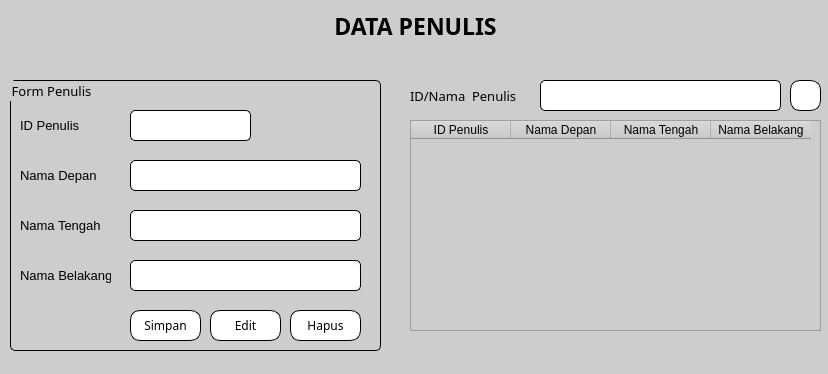
<?xml version="1.0" encoding="UTF-8"?>
<ui version="4.0">
 <class>Dialog</class>
 <widget class="QDialog" name="Dialog">
  <property name="geometry">
   <rect>
    <x>0</x>
    <y>0</y>
    <width>828</width>
    <height>374</height>
   </rect>
  </property>
  <property name="windowTitle">
   <string>Dialog</string>
  </property>
  <property name="styleSheet">
   <string notr="true">background-color: rgb(205, 205, 205);</string>
  </property>
  <widget class="QLabel" name="label">
   <property name="geometry">
    <rect>
     <x>10</x>
     <y>0</y>
     <width>811</width>
     <height>51</height>
    </rect>
   </property>
   <property name="font">
    <font>
     <family>Century Gothic</family>
     <pointsize>17</pointsize>
     <weight>75</weight>
     <bold>true</bold>
    </font>
   </property>
   <property name="styleSheet">
    <string notr="true"/>
   </property>
   <property name="text">
    <string>DATA PENULIS</string>
   </property>
   <property name="alignment">
    <set>Qt::AlignCenter</set>
   </property>
  </widget>
  <widget class="QGroupBox" name="groupBox">
   <property name="geometry">
    <rect>
     <x>10</x>
     <y>80</y>
     <width>371</width>
     <height>271</height>
    </rect>
   </property>
   <property name="font">
    <font>
     <family>Century Gothic</family>
     <pointsize>10</pointsize>
    </font>
   </property>
   <property name="styleSheet">
    <string notr="true">border: 1px solid black;
border-radius: 5px;</string>
   </property>
   <property name="title">
    <string>Form Penulis</string>
   </property>
   <widget class="QLabel" name="label_2">
    <property name="geometry">
     <rect>
      <x>10</x>
      <y>30</y>
      <width>91</width>
      <height>31</height>
     </rect>
    </property>
    <property name="font">
     <font>
      <pointsize>10</pointsize>
     </font>
    </property>
    <property name="styleSheet">
     <string notr="true">border: none</string>
    </property>
    <property name="text">
     <string>ID Penulis</string>
    </property>
    <property name="alignment">
     <set>Qt::AlignLeading|Qt::AlignLeft|Qt::AlignVCenter</set>
    </property>
   </widget>
   <widget class="QLabel" name="label_3">
    <property name="geometry">
     <rect>
      <x>10</x>
      <y>80</y>
      <width>91</width>
      <height>31</height>
     </rect>
    </property>
    <property name="font">
     <font>
      <pointsize>10</pointsize>
     </font>
    </property>
    <property name="styleSheet">
     <string notr="true">border: none</string>
    </property>
    <property name="text">
     <string>Nama Depan</string>
    </property>
    <property name="alignment">
     <set>Qt::AlignLeading|Qt::AlignLeft|Qt::AlignVCenter</set>
    </property>
   </widget>
   <widget class="QLabel" name="label_4">
    <property name="geometry">
     <rect>
      <x>10</x>
      <y>130</y>
      <width>91</width>
      <height>31</height>
     </rect>
    </property>
    <property name="font">
     <font>
      <pointsize>10</pointsize>
     </font>
    </property>
    <property name="styleSheet">
     <string notr="true">border: none</string>
    </property>
    <property name="text">
     <string>Nama Tengah</string>
    </property>
    <property name="alignment">
     <set>Qt::AlignLeading|Qt::AlignLeft|Qt::AlignVCenter</set>
    </property>
   </widget>
   <widget class="QLabel" name="label_5">
    <property name="geometry">
     <rect>
      <x>10</x>
      <y>180</y>
      <width>91</width>
      <height>31</height>
     </rect>
    </property>
    <property name="font">
     <font>
      <pointsize>10</pointsize>
     </font>
    </property>
    <property name="styleSheet">
     <string notr="true">border: none</string>
    </property>
    <property name="text">
     <string>Nama Belakang</string>
    </property>
    <property name="alignment">
     <set>Qt::AlignLeading|Qt::AlignLeft|Qt::AlignVCenter</set>
    </property>
   </widget>
   <widget class="QLineEdit" name="editID">
    <property name="geometry">
     <rect>
      <x>120</x>
      <y>30</y>
      <width>121</width>
      <height>31</height>
     </rect>
    </property>
    <property name="font">
     <font>
      <family>Century Gothic</family>
      <pointsize>10</pointsize>
     </font>
    </property>
    <property name="styleSheet">
     <string notr="true">background-color: rgb(255, 255, 255);</string>
    </property>
   </widget>
   <widget class="QLineEdit" name="editNamaDepan">
    <property name="geometry">
     <rect>
      <x>120</x>
      <y>80</y>
      <width>231</width>
      <height>31</height>
     </rect>
    </property>
    <property name="font">
     <font>
      <family>Century Gothic</family>
      <pointsize>10</pointsize>
     </font>
    </property>
    <property name="styleSheet">
     <string notr="true">background-color: rgb(255, 255, 255);</string>
    </property>
   </widget>
   <widget class="QLineEdit" name="editNamaTengah">
    <property name="geometry">
     <rect>
      <x>120</x>
      <y>130</y>
      <width>231</width>
      <height>31</height>
     </rect>
    </property>
    <property name="font">
     <font>
      <family>Century Gothic</family>
      <pointsize>10</pointsize>
     </font>
    </property>
    <property name="styleSheet">
     <string notr="true">background-color: rgb(255, 255, 255);</string>
    </property>
   </widget>
   <widget class="QLineEdit" name="editNamaBelakang">
    <property name="geometry">
     <rect>
      <x>120</x>
      <y>180</y>
      <width>231</width>
      <height>31</height>
     </rect>
    </property>
    <property name="font">
     <font>
      <family>Century Gothic</family>
      <pointsize>10</pointsize>
     </font>
    </property>
    <property name="styleSheet">
     <string notr="true">background-color: rgb(255, 255, 255);</string>
    </property>
   </widget>
   <widget class="QPushButton" name="btnSimpan">
    <property name="geometry">
     <rect>
      <x>120</x>
      <y>230</y>
      <width>71</width>
      <height>31</height>
     </rect>
    </property>
    <property name="font">
     <font>
      <family>Century Gothic</family>
     </font>
    </property>
    <property name="styleSheet">
     <string notr="true">QPushButton{
border: 1px solid black;
border-radius: 10px;
background-color: rgb(255, 255, 255);
color: rgb(0, 0, 0);
}

QPushButton:hover{
background-color: rgb(205, 205, 205);
}

QPushButton:pressed{
padding-left: 5px;
padding-top: 5px;
}</string>
    </property>
    <property name="text">
     <string>Simpan</string>
    </property>
    <property name="icon">
     <iconset>
      <normaloff>../ICON/add.png</normaloff>../ICON/add.png</iconset>
    </property>
   </widget>
   <widget class="QPushButton" name="btnEdit">
    <property name="geometry">
     <rect>
      <x>200</x>
      <y>230</y>
      <width>71</width>
      <height>31</height>
     </rect>
    </property>
    <property name="font">
     <font>
      <family>Century Gothic</family>
     </font>
    </property>
    <property name="styleSheet">
     <string notr="true">QPushButton{
border: 1px solid black;
border-radius: 10px;
background-color: rgb(255, 255, 255);
color: rgb(0, 0, 0);
}

QPushButton:hover{
background-color: rgb(205, 205, 205);
}

QPushButton:pressed{
padding-left: 5px;
padding-top: 5px;
}</string>
    </property>
    <property name="text">
     <string>Edit</string>
    </property>
    <property name="icon">
     <iconset>
      <normaloff>../ICON/edit_book.png</normaloff>../ICON/edit_book.png</iconset>
    </property>
   </widget>
   <widget class="QPushButton" name="btnHapus">
    <property name="geometry">
     <rect>
      <x>280</x>
      <y>230</y>
      <width>71</width>
      <height>31</height>
     </rect>
    </property>
    <property name="font">
     <font>
      <family>Century Gothic</family>
     </font>
    </property>
    <property name="styleSheet">
     <string notr="true">QPushButton{
border: 1px solid black;
border-radius: 10px;
background-color: rgb(255, 255, 255);
color: rgb(0, 0, 0);
}

QPushButton:hover{
background-color: rgb(205, 205, 205);
}

QPushButton:pressed{
padding-left: 5px;
padding-top: 5px;
}</string>
    </property>
    <property name="text">
     <string>Hapus</string>
    </property>
    <property name="icon">
     <iconset>
      <normaloff>../ICON/delete_book.png</normaloff>../ICON/delete_book.png</iconset>
    </property>
   </widget>
  </widget>
  <widget class="QLabel" name="label_6">
   <property name="geometry">
    <rect>
     <x>410</x>
     <y>80</y>
     <width>111</width>
     <height>31</height>
    </rect>
   </property>
   <property name="font">
    <font>
     <family>Century Gothic</family>
     <pointsize>10</pointsize>
    </font>
   </property>
   <property name="text">
    <string>ID/Nama  Penulis</string>
   </property>
   <property name="alignment">
    <set>Qt::AlignLeading|Qt::AlignLeft|Qt::AlignVCenter</set>
   </property>
  </widget>
  <widget class="QLineEdit" name="editSearch">
   <property name="geometry">
    <rect>
     <x>540</x>
     <y>80</y>
     <width>241</width>
     <height>31</height>
    </rect>
   </property>
   <property name="font">
    <font>
     <family>Century Gothic</family>
     <pointsize>10</pointsize>
    </font>
   </property>
   <property name="styleSheet">
    <string notr="true">background-color: rgb(255, 255, 255);
border: 1px solid black;
border-radius: 5px;</string>
   </property>
  </widget>
  <widget class="QPushButton" name="btnSearch">
   <property name="geometry">
    <rect>
     <x>790</x>
     <y>80</y>
     <width>31</width>
     <height>31</height>
    </rect>
   </property>
   <property name="styleSheet">
    <string notr="true">QPushButton{
border: 1px solid black;
border-radius: 10px;
background-color: rgb(255, 255, 255);
color: rgb(0, 0, 0);
}

QPushButton:hover{
background-color: rgb(205, 205, 205);
}

QPushButton:pressed{
padding-left: 5px;
padding-top: 5px;
}</string>
   </property>
   <property name="text">
    <string/>
   </property>
   <property name="icon">
    <iconset>
     <normaloff>../ICON/search.png</normaloff>../ICON/search.png</iconset>
   </property>
  </widget>
  <widget class="QTableWidget" name="tblPenulis">
   <property name="geometry">
    <rect>
     <x>410</x>
     <y>120</y>
     <width>411</width>
     <height>211</height>
    </rect>
   </property>
   <property name="font">
    <font>
     <family>Century Gothic</family>
     <pointsize>10</pointsize>
    </font>
   </property>
   <property name="editTriggers">
    <set>QAbstractItemView::NoEditTriggers</set>
   </property>
   <property name="selectionMode">
    <enum>QAbstractItemView::SingleSelection</enum>
   </property>
   <property name="selectionBehavior">
    <enum>QAbstractItemView::SelectRows</enum>
   </property>
   <column>
    <property name="text">
     <string>ID Penulis</string>
    </property>
   </column>
   <column>
    <property name="text">
     <string>Nama Depan</string>
    </property>
   </column>
   <column>
    <property name="text">
     <string>Nama Tengah</string>
    </property>
   </column>
   <column>
    <property name="text">
     <string>Nama Belakang</string>
    </property>
   </column>
  </widget>
 </widget>
 <resources/>
 <connections/>
</ui>
